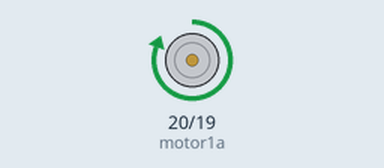
The program below on a simulated MicroPython board. Shown: motor-driver pin pairs drawn as motors (green arrow = first pin HIGH = forward, orange = second pin HIGH = backward, longer = more drive). What the program prints to the serial console is not drawn. At 20.0 s the program stops and its outputs stay as they are.

Above: at 1.0 s.
At 3.0 s:
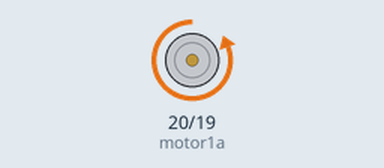
Timing chart, 0 to 5.2 s (numbered marks = the images above):
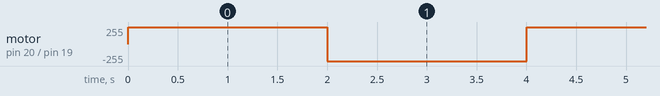

Measured:
- by itself, motor on pin 20 (motor1a) / pin 19 (motor1b): repeats every 4.0 s: backward 255/255 2.0 s, forward 255/255 2.0 s

The program:

main.py
```python
from machine import Pin
import utime


motor1a = Pin(20, Pin.OUT)
motor1b = Pin(19, Pin.OUT)

def forward():
    motor1a.high()
    motor1b.low()


def backward():
    motor1a.low()
    motor1b.high()

def stop():
    motor1a.low()
    motor1b.low()


def test():
    forward()
    utime.sleep(2)
    backward()
    utime.sleep(2)
    stop()

for i in range(5):
    print("Running")
    test()
```
